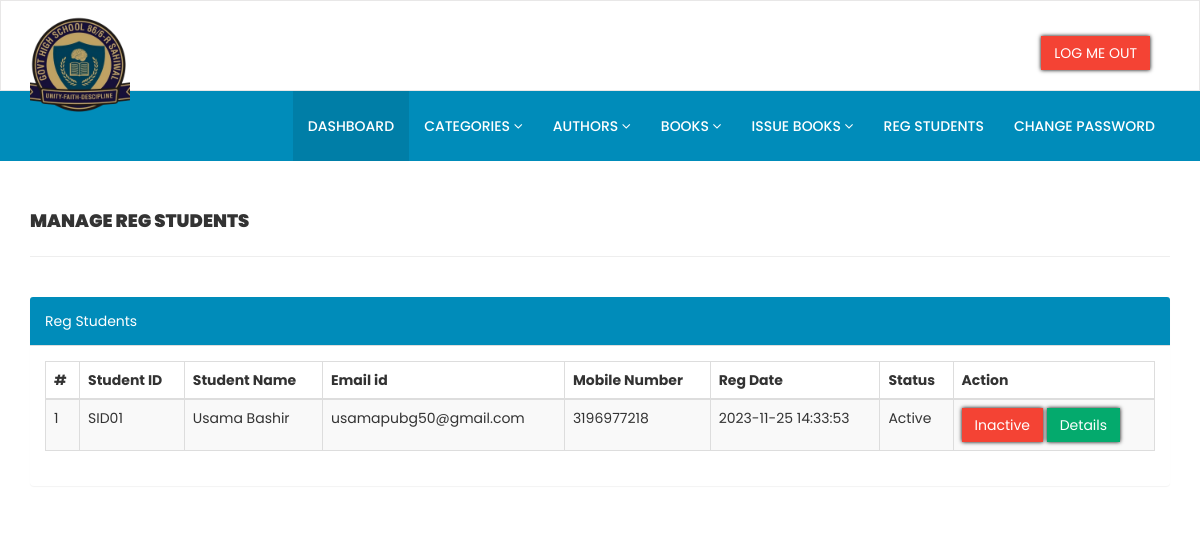
The app's page /admin/reg-students.php (signed in) with its own data.
### tables this page shows
CREATE TABLE `tblstudents` (
  `id` int(11) NOT NULL,
  `StudentId` varchar(100) DEFAULT NULL,
  `FullName` varchar(120) DEFAULT NULL,
  `EmailId` varchar(120) DEFAULT NULL,
  `MobileNumber` char(11) DEFAULT NULL,
  `Password` varchar(120) DEFAULT NULL,
  `Status` int(1) DEFAULT NULL,
  `RegDate` timestamp NULL DEFAULT current_timestamp(),
  `UpdationDate` timestamp NULL DEFAULT NULL ON UPDATE current_timestamp()
);

### admin/reg-students.php (the view, shortened to what this page needs)
<?php
include('includes/config.php');
if (strlen($_SESSION['alogin']) == 0) {
    header('location:index.php');
} else {
    ?>
<!DOCTYPE html>
<html xmlns="http://www.w3.org/1999/xhtml">
<head>
    <link href="assets/css/bootstrap.css" rel="stylesheet" />
    <link href="assets/css/font-awesome.css" rel="stylesheet" />
    <link href="assets/js/dataTables/dataTables.bootstrap.css" rel="stylesheet" />
    <link href="assets/css/style.css" rel="stylesheet" />
</head>
<body>
    <?php include('includes/header.php'); ?>
    <div class="content-wrapper">
        <div class="container">
            <div class="row pad-botm">
                <div class="col-md-12">
                    <h4 class="header-line">Manage Reg Students</h4>
                </div>
            </div>
            <div class="row">
                <div class="col-md-12">
                    <div class="panel panel-default">
                        <div class="panel-heading">
                            Reg Students
                        </div>
                        <div class="panel-body">
                            <div class="table-responsive">
                                <table class="table table-striped table-bordered table-hover" id="dataTables-example">
                                    <thead>
                                        <tr>
                                            <th>#</th>
                                            <th>Student ID</th>
                                            <th>Student Name</th>
                                            <th>Email id </th>
                                            <th>Mobile Number</th>
                                            <th>Reg Date</th>
                                            <th>Status</th>
                                            <th>Action</th>
                                        </tr>
                                    </thead>
                                    <tbody>
                                        <?php $sql = "SELECT * from tblstudents";
                                            $query = $dbh->prepare($sql);
                                            $query->execute();
                                            $results = $query->fetchAll(PDO::FETCH_OBJ);
                                            $cnt = 1;
                                            if ($query->rowCount() > 0) {
                                                foreach ($results as $result) { ?>
                                        <tr class="odd gradeX">
                                            <td class="center">
                                                <?php echo htmlentities($cnt); ?>
                                            </td>
                                            <td class="center">
                                                <?php echo htmlentities($result->StudentId); ?>
                                            </td>
                                            <td class="center">
                                                <?php echo htmlentities($result->FullName); ?>
                                            </td>
                                            <td class="center">
                                                <?php echo htmlentities($result->EmailId); ?>
                                            </td>
                                            <td class="center">
                                                <?php echo htmlentities($result->MobileNumber); ?>
                                            </td>
                                            <td class="center">
                                                <?php echo htmlentities($result->RegDate); ?>
                                            </td>
                                            <td class="center">
                                                <?php if ($result->Status == 1) {
                                                                echo htmlentities("Active");
                                                            } else {
                                                                echo htmlentities("Blocked");
                                                            }
                                                            ?>
                                            </td>
                                            <td class="center">
                                                <?php if ($result->Status == 1) { ?>
                                                <a href="reg-students.php?inid=<?php echo htmlentities($result->id); ?>"
                                                    onclick="return confirm('Are you sure you want to block this student?');">
                                                    <button class="btn btn-danger"> Inactive</button>
                                                    <?php } else { ?>
                                                    <a href="reg-students.php?id=<?php echo htmlentities($result->id); ?>"
                                                        onclick="return confirm('Are you sure you want to active this student?');"><button
                                                            class="btn btn-primary"> Active</button>
                                                        <?php } ?>
                                                        <a
                                                            href="student-history.php?stdid=<?php echo htmlentities($result->StudentId); ?>"><button
                                                                class="btn btn-success"> Details</button>
                                            </td>
                                        </tr>
                                        <?php $cnt = $cnt + 1;
                                                }
                                            } ?>
                                    </tbody>
                                </table>
                            </div>
                        </div>
                    </div>
                </div>
            </div>
        </div>
    </div>
</body>
</html>
<?php } ?>

### admin/assets/css/style.css (style rules this page uses)
.content-wrapper { margin-top: 40px; min-height:800px; padding-bottom:90px; }
.header-line { font-weight:900; padding-bottom:25px; border-bottom:1px solid #eeeeee; text-transform:uppercase; }
.pad-botm { padding-bottom:30px; }

### admin/reg-students.php (style rules this page uses)
.btn-danger { border-color: transparent; border-radius: 0px; background-color: #f44334; box-shadow: 0px 0px 4px black; }
.btn-success { border-color: transparent; border-radius: 0px !important; background-color: #04AA6D; box-shadow: 0px 0px 4px black; }
.panel-heading { background-color: #008CBA !important; color: #fff !important; }
.panel { border: none; }

### admin/includes/header.php (style rules this page uses)
* { margin: 0; padding: 0; box-sizing: border-box; font-family: 'Poppins', sans-serif; }
.btn-danger { border-radius: 0px; box-shadow: 0px 0px 4px black; }

### records on screen
tblstudents: StudentId "SID01", FullName "Usama Bashir", EmailId "usamapubg50@gmail.com", MobileNumber "3196977218", RegDate "2023-11-25 14:33:53"
